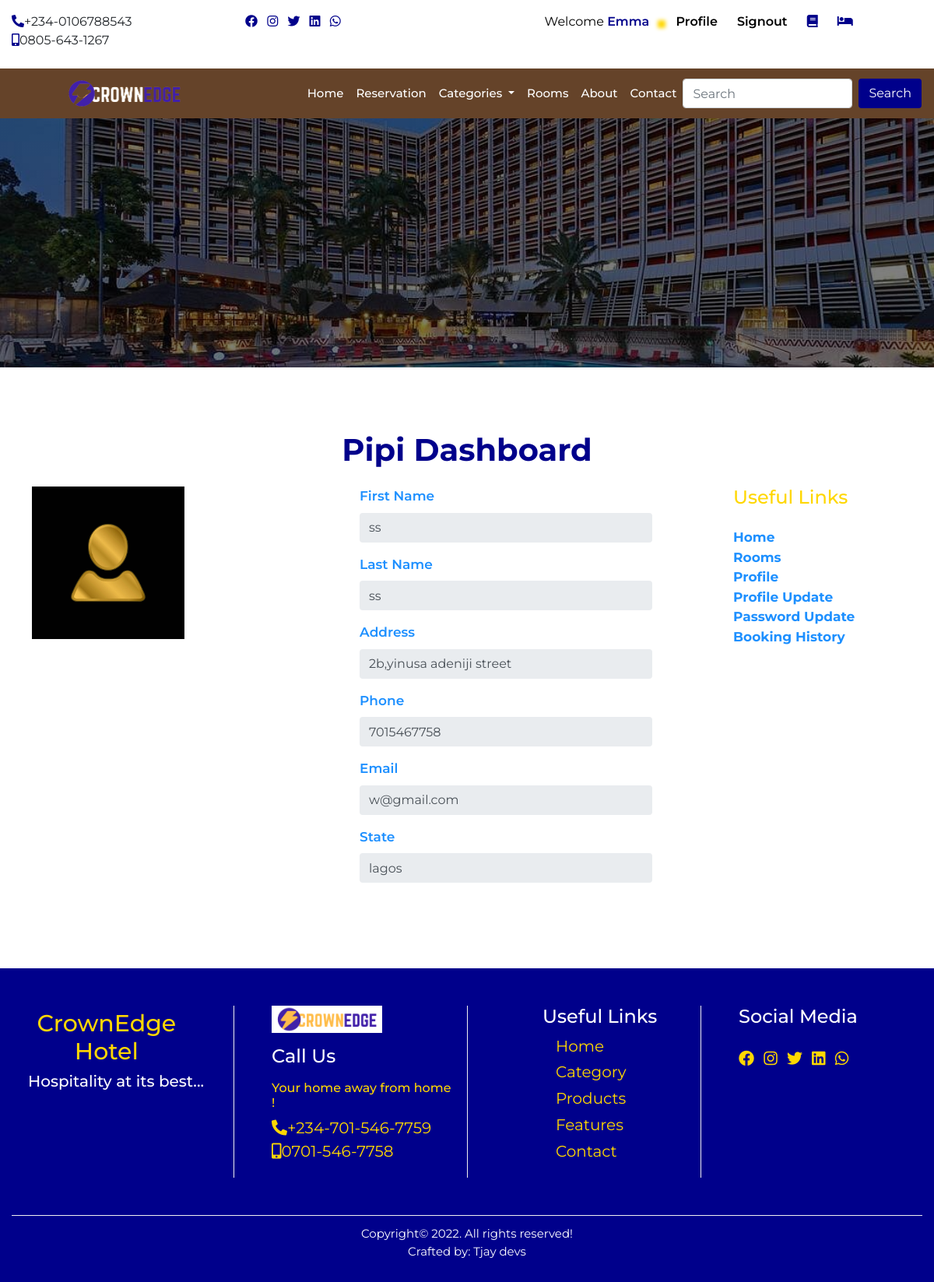
Page /profile/ (signed in) on the committed database.
### home/models.py (models this page shows, shortened)
class CompanyProfile(models.Model):
    name = models.CharField(max_length=50)
    keyword = models.CharField(max_length=150)
    description = models.CharField(max_length=150)
    logo = models.ImageField(upload_to='logo', blank=True, null=True)
    favicon = models.ImageField(upload_to='logo', blank=True, null=True, default='/favicon-96x96.png')
    carousel = models.ImageField(upload_to='carousel', blank=True, null=True)
    carousel2 = models.ImageField(upload_to='carousel', blank=True, null=True)
    carousel3 = models.ImageField(upload_to='carousel', blank=True, null=True)
    carousel4 = models.ImageField(upload_to='carousel', blank=True, null=True)
    banner = models.ImageField(upload_to='banner', blank=True, null=True)
    mobile = models.CharField(max_length=20)
    mobile2 = models.CharField(max_length=20)
    address = models.CharField(max_length=100)
    email = models.EmailField()
    website = models.URLField()
    about = models.TextField()
    about2 = models.TextField()
    copyright_year = models.CharField(max_length=4)
    class Meta:
        db_table = 'companyprofile'
        managed = True
        verbose_name = 'CompanyProfile'
        verbose_name_plural = 'CompanyProfile'

### userprofile/models.py (models this page shows, shortened)
class Profile(models.Model):
    user = models.OneToOneField(User,on_delete=models.CASCADE)
    first_name = models.CharField(max_length=50)
    last_name = models.CharField(max_length=50)
    email = models.EmailField()
    phone = models.CharField(max_length=20)
    state = models.CharField(max_length=50)
    address = models.CharField(max_length=50)
    pix = models.ImageField(upload_to='Profile',default='profile/avatar.jpg')
    class Meta:
        db_table = 'Profile'
        managed = True
        verbose_name = 'Profile'
        verbose_name_plural = 'Profiles'

### home/views.py (the view)
# urls.py: path('profile/', views.profile, name='profile'),
@login_required(login_url='signin')
def profile(request):
    profile = Profile.objects.get(user__username= request.user.username)
    context = {
        'profile':profile
    }
    return render(request,'profile.html',context)

### home/context_processor.py (called while the page is built)
def dropdown(request):
    categories = Category.objects.all()
    context = {
        'categories':categories
    }
    return context

def company(request):
    cprofile = CompanyProfile.objects.get(pk=1)
    context = {
        'cprofile':cprofile
    }
    return context

def cartcount(request):
    count = Booking.objects.filter(user__username= request.user.username,paid=False)
    itemcount = 0
    for item in count:
        itemcount += item.no_days
    context = {
        'itemcount':itemcount,
    }
    return context

### home/templatetags/sample_tags.py (called while the page is built)
@register.simple_tag
def intralink(main, link):
    return reverse(main) + '#' + link

### home/templates/profile.html (shortened to what this page needs)
{% extends "base.html" %}
{% block header %} {% include 'header.html' %} {% endblock header %}
{% block banner %} {% include 'banner.html' %} {% endblock banner %}
{% block content %}
        <section>
            <div class="container-fluid">
                <h1 class="title">{{profile.user.username}} dashboard</h1>
                <div class="row prof">
                <div class="col-12 col-sm-12 col-md-5 col-lg-4">
                    <div class="img-pcard">
                    <img src="{{profile.pix.url}}">
                    </div>
                </div>
                <div class="col-12 col-sm-12 col-md-5 col-lg-5">
                    <div class="pro-form">
                    <form>
                        <div class="form-group">
                        <label class="labe" for="exampleInputText1">first name</label>
                        <input type="text" class="form-control" value='{{profile.first_name}}' id="exampleInputText1" aria-describedby="textHelp" readonly>
                        </div>
                        <div class="form-group">
                        <label class="labe"  for="exampleInputText1">last name</label>
                        <input type="text" class="form-control" value="{{profile.last_name}}" id="exampleInputText1" aria-describedby="textHelp" readonly>
                        </div>
                        <div class="form-group">
                        <label class="labe"  for="exampleInputText1">address</label>
                        <input type="text" class="form-control" value="{{profile.address}}" id="exampleInputText1" aria-describedby="textHelp" readonly>
                        </div>
                        <div class="form-group">
                        <label class="labe"  for="exampleInputText1">phone</label>
                        <input type="text" class="form-control" value="{{profile.phone}}" id="exampleInputText1" aria-describedby="textHelp" readonly>
                        </div>
                        <div class="form-group">
                        <label class="labe"  for="exampleInputText1">email</label>
                        <input type="text" class="form-control" value="{{profile.user.email}}" id="exampleInputText1" aria-describedby="textHelp" readonly>
                        </div>
                        <div class="form-group">
                        <label class="labe"  for="exampleInputText1">state</label>
                        <input type="text" class="form-control" value="{{profile.state}}" id="exampleInputText1" aria-describedby="textHelp" readonly>
                        </div>
                    </form>
                    </div>
                </div>
                <div class="col-12 col-sm-12 col-md-2 col-lg-3">
                    <div class="pro-links">
                    <h4 class="mb-4">Useful Links</h4>
                    <ul class="list-unstyled">
                        <li><a href="{% url 'home' %}">Home</a></li>
                        <li><a href="{% url 'rooms' %}">rooms</a></li>
                        <li><a href="{% url 'profile' %}">profile</a></li>
                        <li><a href="{% url 'update' %}">profile update</a></li>
                        <li><a href="{% url 'password' %}">password update</a></li>
                        <li><a href="{% url 'history' %}">booking history</a></li>
                    </ul>
                    </div>
                </div>
                </div>
            </div>
            </section>
{% endblock content %}
{% block footer %} {% include 'footer.html' %} {% endblock footer %}

### home/templates/header.html (shortened to what this page needs)
{% load sample_tags %}
<div class="container-fluid">
    <div class="row">
      <div class="col-12 col-sm-6 col-md-2 col-lg-3 mt-3 mb-2 hide">
        <ul class="list-inline">
          <li class="list-inline-item"><a href=""><i class="fas fa-phone-alt"></i></a><span>+234-0106788543</span></li>
          <li class="list-inline-item"><a href=""><i class="fas fa-mobile-alt"></i></a><span>0805-643-1267</span></li>
        </ul>
      </div>
      <div class="col-12 col-sm-6 col-md-2 col-lg-3 mt-3 mb-2 hide">
        <ul class="list-inline">
          <li class="list-inline-item"><a href=""><i class="fab fa-facebook"></i></a></li>
          <li class="list-inline-item"><a href=""><i class="fab fa-instagram"></i></a></li>
          <li class="list-inline-item"><a href=""><i class="fab fa-twitter"></i></a></li>
          <li class="list-inline-item"><a href=""><i class="fab fa-linkedin"></i></a></li>
          <li class="list-inline-item"><a href=""><i class="fab fa-whatsapp"></i></a></li>
        </ul>
      </div>
      <div class="col-12 col-sm-12 col-md-8 col-lg-6 mt-3 mb-2 auth">
        <ul class="">
          {% if user.is_authenticated %}
            <li class=""><a href="{% url 'profile' %}" class="welcome">welcome <span>
              {% if user.first_name %}
                {{request.user.first_name}}
              {% else %}
                {{request.user.username}}
              {% endif %}
            </span></i></a></li>
            <li class=""><a href="{% url 'profile' %}" class="user-btn"><span>profile</span></a></li>
            <li class=""><a href="{% url 'signout' %}" class="user-btn"><span>signout</span></a></li>
            <li class=""><a href="{% url 'history' %}" class="user-btn"><i class="fas fa-book"></i></a></li>
            <li class="">
              <a href="{% url 'booked' %}" class="user-btn">
                {% if itemcount > 0 %}
                  <span class="badge badge-pill badge-warning">
                    <i class="fas fa-bed"></i>
                    <span class="badge badge-pill badge-warning">{{itemcount}}</span>
                  </span>
                {% else %}
                  <i class="fas fa-bed"></i>
                {% endif %}
              </a>
            </li>
          {% else %}
            <li class=""><a href="{% url 'signin' %}" class="user-btn"><i class="fas fa-user"></i><span>signin</span></a></li>
            <li class=""><a href="{% url 'signup' %}" class="user-btn"><i class="fas fa-users"></i><span>signup</span></a></li>
          {% endif %}
        </ul>
      </div>
    </div>
  </div>
      <nav class="navbar navbar-expand-lg navbar-light sticky-top">
        <a class="navbar-brand" href="{% url 'home' %}"><img src="{{cprofile.logo.url}}" alt=""></a>
        <div class="collapse navbar-collapse" id="navbarSupportedContent">
          <ul class="navbar-nav ml-auto">
            <li class="nav-item active">
              <a class="nav-link" href="{% url 'home' %}">home <span class="sr-only">(current)</span></a>
            </li>
            <li class="nav-item">
              <a class="nav-link" href="{% url 'booked' %}">reservation</a>
            </li>
            <li class="nav-item dropdown">
              <a class="nav-link dropdown-toggle" href="" id="navbarDropdown" role="button" data-toggle="dropdown" aria-haspopup="true" aria-expanded="false">
                categories
              </a>
            </li>
            <li class="nav-item">
              <a class="nav-link" href="{% url 'rooms' %}">rooms</a>
            </li>
            <li class="nav-item">
              <a class="nav-link" href="{% intralink 'home' 'abouttus' %}">about</a>
            </li>
            <li class="nav-item">
              <a class="nav-link" href="{% intralink 'home' 'contact' %}">contact</a>
            </li>
          </ul>
          <form class="form-inline my-2 my-lg-0" action="{% url 'search' %}" method="POST">
            <input class="form-control mr-sm-2" name="search" type="search" placeholder="Search" aria-label="Search">
            <button class="btn form-btn" type="submit">Search</button>
          </form>
        </div>
      </nav>

### home/static/css/style.css (style rules this page uses)
* { margin: 0px; padding: 0px; box-sizing: border-box; }
body { font-family: 'Montserrat', sans-serif; }
html { scroll-behavior: smooth; }
.hide a { color: darkblue; }
.welcome { color: black; font-weight: 400; text-transform: capitalize; padding-right: .6rem; }
.welcome span { color: darkblue; font-weight: 600; text-decoration: none; }
.user-btn { color: darkblue; font-weight: 400; padding-left: 1rem; padding-right: .3rem; }
.user-btn span { color: black; font-weight: 600; text-transform: capitalize; }
.auth { display: flex; justify-content: space-around; }
.auth li { display: inline; }
h1 { color: gold; }
.navbar { background: #654329; }
#navbarSupportedContent a { color: white; text-transform: capitalize; font-size: 15px; font-weight: 500; }
.navbar img { width: 50%; margin-left: 20%; }
.navbar-nav { margin-left: 50%; }
.form-btn { color:white; background: darkblue; }
.container-fluid h1 { text-align: center; margin-top: 2%; }
.title { text-transform: capitalize; padding-top: 5%; margin-bottom: 2%; color: darkblue; font-weight: bold; }
.prof { margin-bottom: 8%; }
.img-pcard { width: 60%; height: 60vh; padding-left: 7%; }
.img-pcard img { width: 100%; }
.pro-form { width: 90%; padding-left: 10%; }
.pro-form .labe { color: dodgerblue; text-transform: capitalize; font-size: 17px; font-weight: 600; }
.pro-form input { border: none !important; background: dodgerblue; opacity: 0.3; }
.pro-links { margin-left: 10%; }
.pro-links h4 { color: gold; }
.pro-links a { color: dodgerblue; font-size: 17px; font-weight: 700; text-transform: capitalize; }

### rows in the picture
CompanyProfile: logo (picture)
Profile: user.username "Pipi", pix (placeholder picture), first_name "ss", last_name "ss", address "2b,yinusa adeniji street", phone "7015467758", user.email "w@gmail.com", state "lagos"

### other values in the picture
{{ request.user.first_name }} "Emma"
